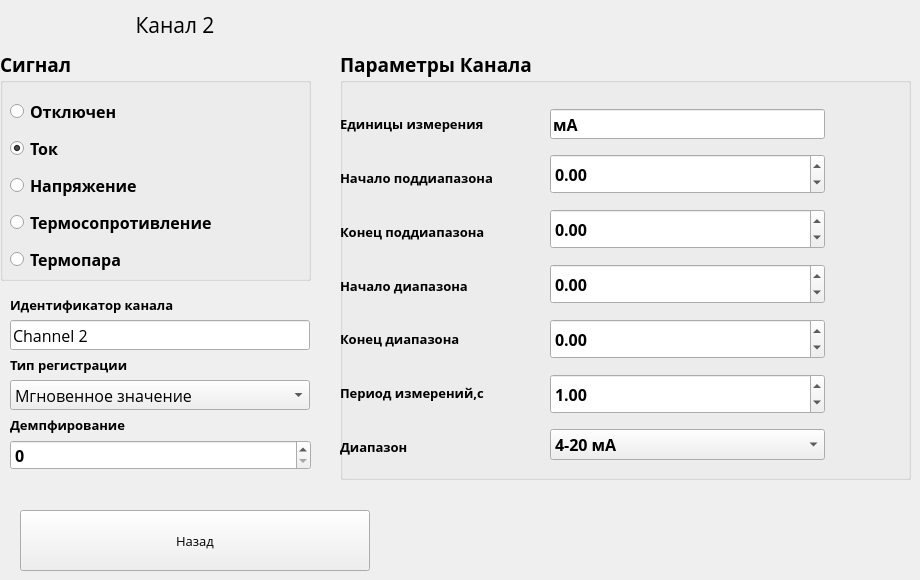
   <widget class="QWidget" name="Channel2">
    <widget class="QGroupBox" name="groupBox_3">
     <property name="geometry">
      <rect>
       <x>340</x>
       <y>50</y>
       <width>571</width>
       <height>430</height>
      </rect>
     </property>
     <property name="font">
      <font>
       <family>Open Sans</family>
       <pointsize>14</pointsize>
       <weight>75</weight>
       <bold>true</bold>
      </font>
     </property>
     <property name="toolTip">
      <string>&lt;html&gt;&lt;head/&gt;&lt;body&gt;&lt;p&gt;Нажмите на значение чтобы изменить&lt;/p&gt;&lt;/body&gt;&lt;/html&gt;</string>
     </property>
     <property name="title">
      <string>Параметры Канала</string>
     </property>
     <widget class="QWidget" name="layoutWidget_6">
      <property name="geometry">
       <rect>
        <x>210</x>
        <y>50</y>
        <width>275</width>
        <height>371</height>
       </rect>
      </property>
      <property name="font">
       <font>
        <family>Open Sans</family>
        <weight>75</weight>
        <bold>true</bold>
       </font>
      </property>
      <layout class="QVBoxLayout" name="verticalLayout_5">
       <item>
        <widget class="QLineEdit" name="UnitsChannel_2">
         <property name="minimumSize">
          <size>
           <width>100</width>
           <height>0</height>
          </size>
         </property>
         <property name="maximumSize">
          <size>
           <width>16777215</width>
           <height>30</height>
          </size>
         </property>
         <property name="font">
          <font>
           <family>Open Sans</family>
           <pointsize>12</pointsize>
           <weight>75</weight>
           <bold>true</bold>
          </font>
         </property>
         <property name="text">
          <string>мА</string>
         </property>
        </widget>
       </item>
       <item>
        <widget class="QDoubleSpinBox" name="NignPredelChannel_2">
         <property name="minimumSize">
          <size>
           <width>100</width>
           <height>40</height>
          </size>
         </property>
         <property name="font">
          <font>
           <family>Open Sans</family>
           <pointsize>12</pointsize>
           <weight>75</weight>
           <bold>true</bold>
          </font>
         </property>
         <property name="inputMethodHints">
          <set>Qt::ImhDigitsOnly|Qt::ImhMultiLine</set>
         </property>
         <property name="accelerated">
          <bool>true</bool>
         </property>
         <property name="decimals">
          <number>2</number>
         </property>
         <property name="minimum">
          <double>-300.000000000000000</double>
         </property>
         <property name="maximum">
          <double>1000.000000000000000</double>
         </property>
         <property name="singleStep">
          <double>0.010000000000000</double>
         </property>
        </widget>
       </item>
       <item>
        <widget class="QDoubleSpinBox" name="VerhnPredelChannel_2">
         <property name="minimumSize">
          <size>
           <width>100</width>
           <height>40</height>
          </size>
         </property>
         <property name="font">
          <font>
           <family>Open Sans</family>
           <pointsize>12</pointsize>
           <weight>75</weight>
           <bold>true</bold>
          </font>
         </property>
         <property name="accelerated">
          <bool>true</bool>
         </property>
         <property name="decimals">
          <number>2</number>
         </property>
         <property name="minimum">
          <double>-300.000000000000000</double>
         </property>
         <property name="maximum">
          <double>1000.000000000000000</double>
         </property>
         <property name="singleStep">
          <double>0.010000000000000</double>
         </property>
        </widget>
       </item>
       <item>
        <widget class="QDoubleSpinBox" name="NignPredIzmerChannel_2">
         <property name="minimumSize">
          <size>
           <width>100</width>
           <height>40</height>
          </size>
         </property>
         <property name="font">
          <font>
           <family>Open Sans</family>
           <pointsize>12</pointsize>
           <weight>75</weight>
           <bold>true</bold>
          </font>
         </property>
         <property name="accelerated">
          <bool>true</bool>
         </property>
         <property name="decimals">
          <number>2</number>
         </property>
         <property name="minimum">
          <double>-300.000000000000000</double>
         </property>
         <property name="maximum">
          <double>1000.000000000000000</double>
         </property>
         <property name="singleStep">
          <double>0.010000000000000</double>
         </property>
        </widget>
       </item>
       <item>
        <widget class="QDoubleSpinBox" name="VerhnPredIzmerChannel_2">
         <property name="minimumSize">
          <size>
           <width>100</width>
           <height>40</height>
          </size>
         </property>
         <property name="font">
          <font>
           <family>Open Sans</family>
           <pointsize>12</pointsize>
           <weight>75</weight>
           <bold>true</bold>
          </font>
         </property>
         <property name="accelerated">
          <bool>true</bool>
         </property>
         <property name="decimals">
          <number>2</number>
         </property>
         <property name="minimum">
          <double>-300.000000000000000</double>
         </property>
         <property name="maximum">
          <double>1000.000000000000000</double>
         </property>
         <property name="singleStep">
          <double>0.010000000000000</double>
         </property>
        </widget>
       </item>
       <item>
        <widget class="QDoubleSpinBox" name="PeriodIzmerChannel_2">
         <property name="minimumSize">
          <size>
           <width>100</width>
           <height>40</height>
          </size>
         </property>
         <property name="font">
          <font>
           <family>Open Sans</family>
           <pointsize>12</pointsize>
           <weight>75</weight>
           <bold>true</bold>
          </font>
         </property>
         <property name="accelerated">
          <bool>true</bool>
         </property>
         <property name="decimals">
          <number>2</number>
         </property>
         <property name="minimum">
          <double>0.050000000000000</double>
         </property>
         <property name="singleStep">
          <double>0.050000000000000</double>
         </property>
         <property name="value">
          <double>1.000000000000000</double>
         </property>
        </widget>
       </item>
       <item>
        <widget class="QComboBox" name="DiapasonChannel_2">
         <property name="font">
          <font>
           <pointsize>12</pointsize>
          </font>
         </property>
         <item>
          <property name="text">
           <string>4-20 мА</string>
          </property>
         </item>
         <item>
          <property name="text">
           <string>0-20 мА</string>
          </property>
         </item>
         <item>
          <property name="text">
           <string>0-5 мА</string>
          </property>
         </item>
        </widget>
       </item>
      </layout>
     </widget>
     <widget class="QWidget" name="layoutWidget_7">
      <property name="geometry">
       <rect>
        <x>0</x>
        <y>50</y>
        <width>200</width>
        <height>371</height>
       </rect>
      </property>
      <property name="font">
       <font>
        <family>Open Sans</family>
        <weight>75</weight>
        <bold>true</bold>
       </font>
      </property>
      <layout class="QVBoxLayout" name="verticalLayout_6">
       <item>
        <widget class="QLabel" name="label_27">
         <property name="font">
          <font>
           <family>Open Sans</family>
           <pointsize>10</pointsize>
           <weight>75</weight>
           <bold>true</bold>
          </font>
         </property>
         <property name="text">
          <string>Единицы измерения</string>
         </property>
        </widget>
       </item>
       <item>
        <widget class="QLabel" name="label_28">
         <property name="font">
          <font>
           <family>Open Sans</family>
           <pointsize>10</pointsize>
           <weight>75</weight>
           <bold>true</bold>
          </font>
         </property>
         <property name="text">
          <string>Начало поддиапазона</string>
         </property>
        </widget>
       </item>
       <item>
        <widget class="QLabel" name="label_29">
         <property name="font">
          <font>
           <family>Open Sans</family>
           <pointsize>10</pointsize>
           <weight>75</weight>
           <bold>true</bold>
          </font>
         </property>
         <property name="text">
          <string>Конец поддиапазона</string>
         </property>
        </widget>
       </item>
       <item>
        <widget class="QLabel" name="label_30">
         <property name="font">
          <font>
           <family>Open Sans</family>
           <pointsize>10</pointsize>
           <weight>75</weight>
           <bold>true</bold>
          </font>
         </property>
         <property name="text">
          <string>Начало диапазона</string>
         </property>
        </widget>
       </item>
       <item>
        <widget class="QLabel" name="label_31">
         <property name="font">
          <font>
           <family>Open Sans</family>
           <pointsize>10</pointsize>
           <weight>75</weight>
           <bold>true</bold>
          </font>
         </property>
         <property name="text">
          <string>Конец диапазона</string>
         </property>
        </widget>
       </item>
       <item>
        <widget class="QLabel" name="label_38">
         <property name="font">
          <font>
           <family>Open Sans</family>
           <pointsize>10</pointsize>
           <weight>75</weight>
           <bold>true</bold>
          </font>
         </property>
         <property name="text">
          <string>Период измерений,с</string>
         </property>
        </widget>
       </item>
       <item>
        <widget class="QLabel" name="label_32">
         <property name="font">
          <font>
           <family>Open Sans</family>
           <pointsize>10</pointsize>
           <weight>75</weight>
           <bold>true</bold>
          </font>
         </property>
         <property name="text">
          <string>Диапазон</string>
         </property>
        </widget>
       </item>
      </layout>
     </widget>
    </widget>
    <widget class="QLabel" name="label_61">
     <property name="geometry">
      <rect>
       <x>10</x>
       <y>350</y>
       <width>300</width>
       <height>30</height>
      </rect>
     </property>
     <property name="font">
      <font>
       <family>Open Sans</family>
       <pointsize>10</pointsize>
       <weight>75</weight>
       <bold>true</bold>
      </font>
     </property>
     <property name="text">
      <string>Тип регистрации</string>
     </property>
    </widget>
    <widget class="QGroupBox" name="groupBox_2">
     <property name="geometry">
      <rect>
       <x>0</x>
       <y>50</y>
       <width>311</width>
       <height>231</height>
      </rect>
     </property>
     <property name="font">
      <font>
       <family>Open Sans</family>
       <pointsize>14</pointsize>
       <weight>75</weight>
       <bold>true</bold>
      </font>
     </property>
     <property name="title">
      <string>Сигнал</string>
     </property>
     <widget class="QWidget" name="layoutWidget">
      <property name="geometry">
       <rect>
        <x>10</x>
        <y>44</y>
        <width>296</width>
        <height>225</height>
       </rect>
      </property>
      <property name="font">
       <font>
        <family>Open Sans</family>
        <weight>75</weight>
        <bold>true</bold>
       </font>
      </property>
      <layout class="QVBoxLayout" name="verticalLayout_4">
       <property name="spacing">
        <number>5</number>
       </property>
       <item>
        <widget class="QRadioButton" name="ButonOtklChannel_2">
         <property name="font">
          <font>
           <family>Open Sans</family>
           <pointsize>12</pointsize>
           <weight>75</weight>
           <bold>true</bold>
          </font>
         </property>
         <property name="text">
          <string>Отключен                      </string>
         </property>
         <property name="checked">
          <bool>false</bool>
         </property>
         <attribute name="buttonGroup">
          <string notr="true">buttonGroup_2</string>
         </attribute>
        </widget>
       </item>
       <item>
        <widget class="QRadioButton" name="ButonTokChannel_2">
         <property name="font">
          <font>
           <family>Open Sans</family>
           <pointsize>12</pointsize>
           <weight>75</weight>
           <bold>true</bold>
          </font>
         </property>
         <property name="text">
          <string>Ток                                    </string>
         </property>
         <property name="checked">
          <bool>true</bool>
         </property>
         <attribute name="buttonGroup">
          <string notr="true">buttonGroup_2</string>
         </attribute>
        </widget>
       </item>
       <item>
        <widget class="QRadioButton" name="ButonNapryagenieChannel_2">
         <property name="font">
          <font>
           <family>Open Sans</family>
           <pointsize>12</pointsize>
           <weight>75</weight>
           <bold>true</bold>
          </font>
         </property>
         <property name="text">
          <string>Напряжение                     </string>
         </property>
         <attribute name="buttonGroup">
          <string notr="true">buttonGroup_2</string>
         </attribute>
        </widget>
       </item>
       <item>
        <widget class="QRadioButton" name="ButonResistorChannel_2">
         <property name="font">
          <font>
           <family>Open Sans</family>
           <pointsize>12</pointsize>
           <weight>75</weight>
           <bold>true</bold>
          </font>
         </property>
         <property name="text">
          <string>Термосопротивление</string>
         </property>
         <attribute name="buttonGroup">
          <string notr="true">buttonGroup_2</string>
         </attribute>
        </widget>
       </item>
       <item>
        <widget class="QRadioButton" name="ButonTermoparaChannel_2">
         <property name="font">
          <font>
           <family>Open Sans</family>
           <pointsize>12</pointsize>
           <weight>75</weight>
           <bold>true</bold>
          </font>
         </property>
         <property name="text">
          <string>Термопара                           </string>
         </property>
         <attribute name="buttonGroup">
          <string notr="true">buttonGroup_2</string>
         </attribute>
        </widget>
       </item>
       <item>
        <widget class="QRadioButton" name="ButonImpulseChannel_2">
         <property name="enabled">
          <bool>false</bool>
         </property>
         <property name="font">
          <font>
           <family>Open Sans</family>
           <pointsize>12</pointsize>
           <weight>75</weight>
           <bold>true</bold>
          </font>
         </property>
         <property name="text">
          <string>Счетчик Импульсов           </string>
         </property>
         <attribute name="buttonGroup">
          <string notr="true">buttonGroup_2</string>
         </attribute>
        </widget>
       </item>
      </layout>
     </widget>
    </widget>
    <widget class="QLabel" name="label_59">
     <property name="geometry">
      <rect>
       <x>10</x>
       <y>290</y>
       <width>300</width>
       <height>30</height>
      </rect>
     </property>
     <property name="font">
      <font>
       <family>Open Sans</family>
       <pointsize>10</pointsize>
       <weight>75</weight>
       <bold>true</bold>
      </font>
     </property>
     <property name="text">
      <string>Идентификатор канала</string>
     </property>
    </widget>
    <widget class="QLineEdit" name="Name_Channel_2">
     <property name="geometry">
      <rect>
       <x>10</x>
       <y>320</y>
       <width>300</width>
       <height>30</height>
      </rect>
     </property>
     <property name="maximumSize">
      <size>
       <width>16777215</width>
       <height>30</height>
      </size>
     </property>
     <property name="font">
      <font>
       <family>Open Sans</family>
       <pointsize>12</pointsize>
       <weight>50</weight>
       <bold>false</bold>
      </font>
     </property>
     <property name="text">
      <string>Channel 2</string>
     </property>
    </widget>
    <widget class="QComboBox" name="RegType_Channel_2">
     <property name="geometry">
      <rect>
       <x>10</x>
       <y>380</y>
       <width>300</width>
       <height>30</height>
      </rect>
     </property>
     <property name="font">
      <font>
       <family>Open Sans</family>
       <pointsize>12</pointsize>
      </font>
     </property>
     <item>
      <property name="text">
       <string>Мгновенное значение</string>
      </property>
     </item>
     <item>
      <property name="text">
       <string>Среднее значение</string>
      </property>
     </item>
     <item>
      <property name="text">
       <string>Минимум</string>
      </property>
     </item>
     <item>
      <property name="text">
       <string>Максимум</string>
      </property>
     </item>
     <item>
      <property name="text">
       <string>Минимум + максимум</string>
      </property>
     </item>
    </widget>
    <widget class="QLabel" name="label_26">
     <property name="geometry">
      <rect>
       <x>0</x>
       <y>0</y>
       <width>350</width>
       <height>50</height>
      </rect>
     </property>
     <property name="font">
      <font>
       <family>Open Sans</family>
       <pointsize>16</pointsize>
      </font>
     </property>
     <property name="text">
      <string>Канал 2</string>
     </property>
     <property name="alignment">
      <set>Qt::AlignCenter</set>
     </property>
    </widget>
    <widget class="QPushButton" name="pushButton_26">
     <property name="geometry">
      <rect>
       <x>20</x>
       <y>510</y>
       <width>350</width>
       <height>61</height>
      </rect>
     </property>
     <property name="font">
      <font>
       <family>Open Sans</family>
       <pointsize>10</pointsize>
      </font>
     </property>
     <property name="text">
      <string>Назад</string>
     </property>
    </widget>
    <widget class="QSpinBox" name="DemphirChannel_2">
     <property name="geometry">
      <rect>
       <x>10</x>
       <y>440</y>
       <width>301</width>
       <height>30</height>
      </rect>
     </property>
     <property name="minimumSize">
      <size>
       <width>100</width>
       <height>30</height>
      </size>
     </property>
     <property name="font">
      <font>
       <family>Open Sans</family>
       <pointsize>12</pointsize>
       <weight>75</weight>
       <bold>true</bold>
      </font>
     </property>
     <property name="inputMethodHints">
      <set>Qt::ImhDigitsOnly|Qt::ImhMultiLine</set>
     </property>
     <property name="accelerated">
      <bool>true</bool>
     </property>
    </widget>
    <widget class="QLabel" name="label_69">
     <property name="geometry">
      <rect>
       <x>10</x>
       <y>410</y>
       <width>300</width>
       <height>30</height>
      </rect>
     </property>
     <property name="minimumSize">
      <size>
       <width>0</width>
       <height>30</height>
      </size>
     </property>
     <property name="font">
      <font>
       <family>Open Sans</family>
       <pointsize>10</pointsize>
       <weight>75</weight>
       <bold>true</bold>
      </font>
     </property>
     <property name="text">
      <string>Демпфирование</string>
     </property>
    </widget>
   </widget>
